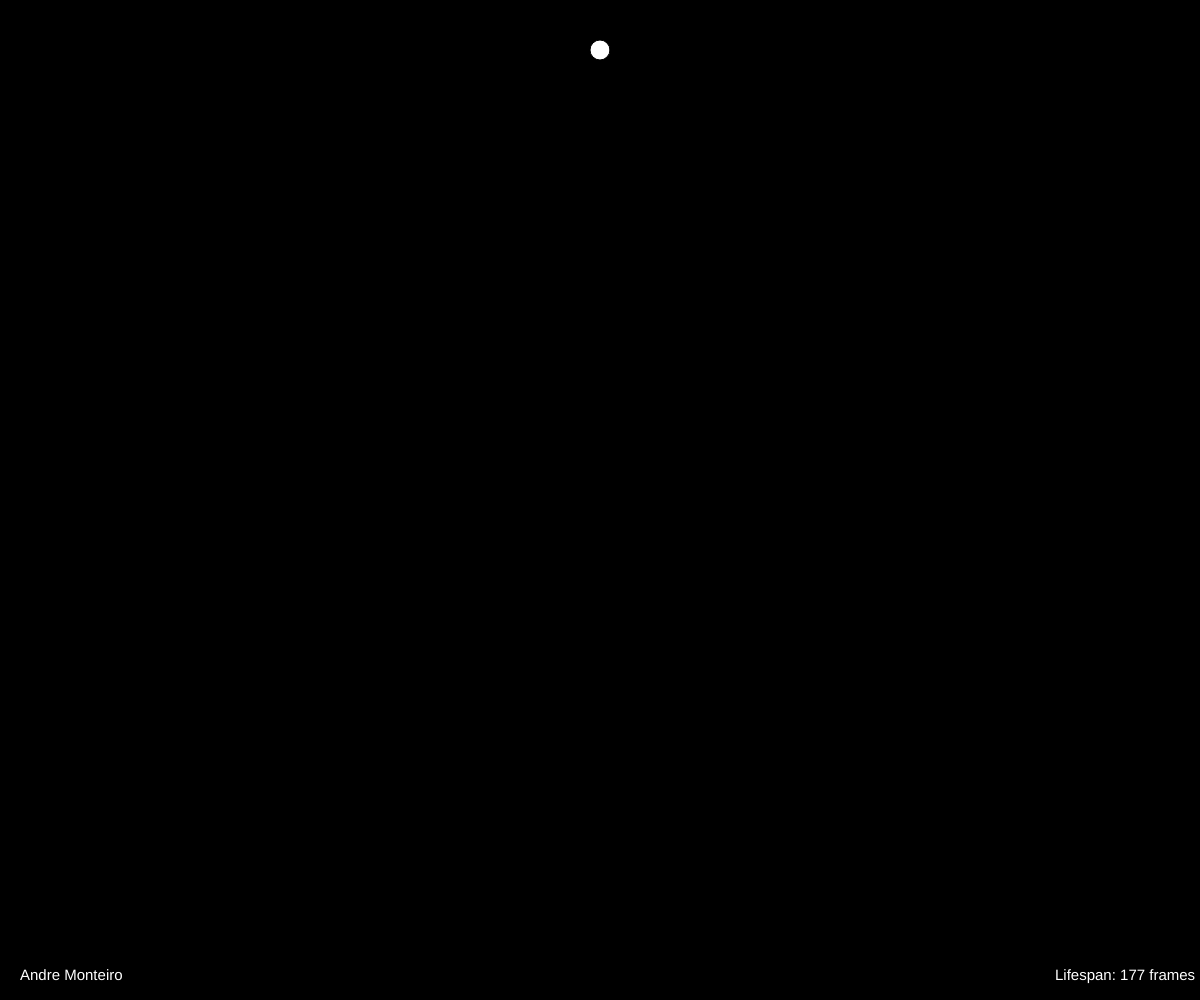
Frame 1 (no input)
Frame 60 (no input): identical to frame 1, image omitted
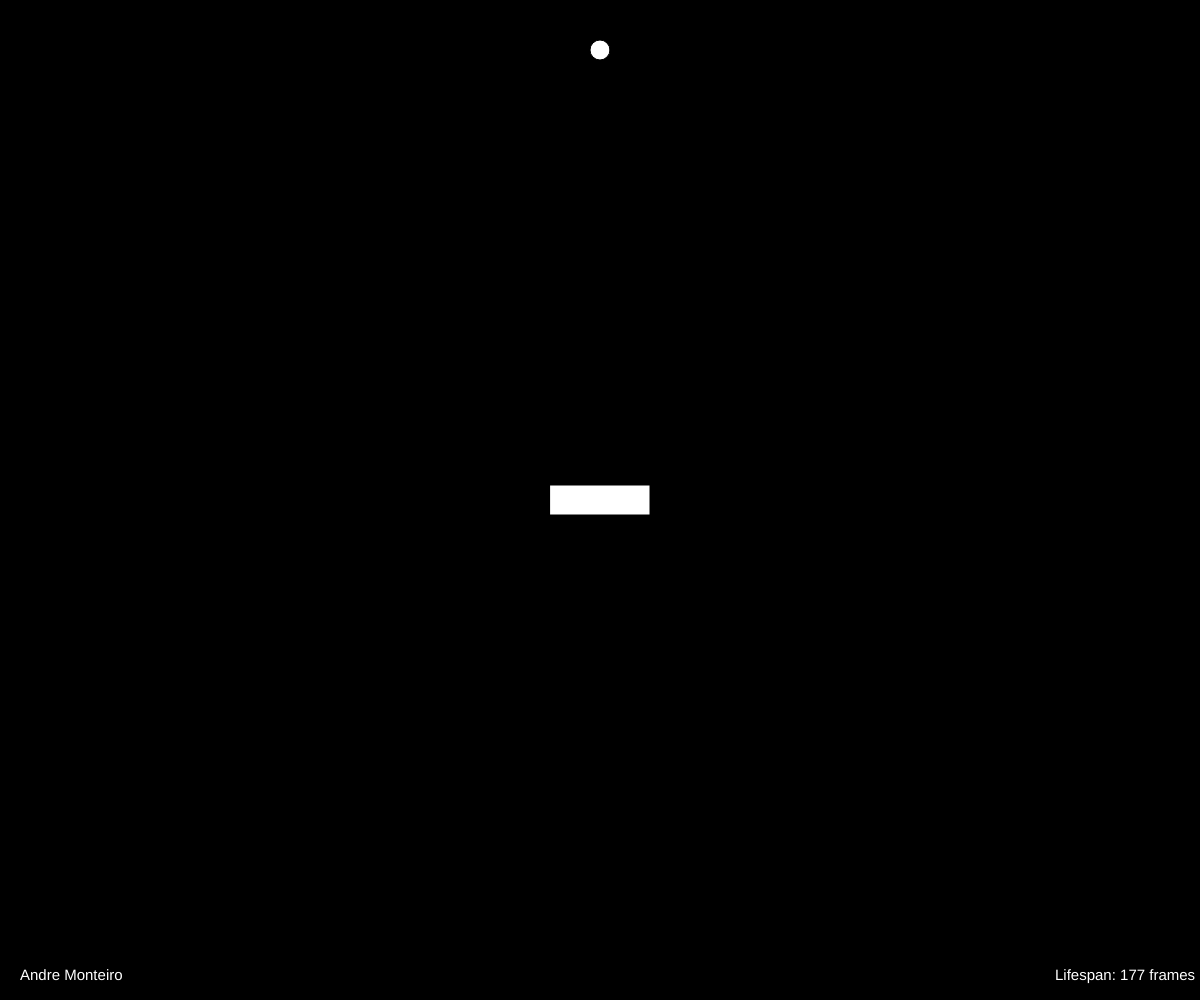
Frame 120 (the mouse pressed at the canvas centre since frame 60)

The p5.js sketch that drew these frames (run headless with seeded random() and noise() and a simulated clock; from frame 60 on, the mouse is pressed at the canvas centre):

// p5.js sketch
// ── sketch.js
var creatures = [];
var timer = 0;
var lifespan;
var popSize = 10;
var goal;
var gravity;
var mutability = 0.04;
var obstacles;
var replay = false;
var winner = [];
var c;
var speed = 0.5;
var counter = true;
var go = false;
var asap = true;
var gensPassed = 0;
var totalHighest = 0;
var species = true;

function setup() {
	createCanvas(windowWidth,windowHeight);
	lifespan = round(height/5.65);
	obstacles = [];
	gravity = createVector(0,0.025);
	goal = [width/2,50];
    for(var i = 0; i < popSize; i++){
        creatures.push(new Creature(width/2,height-50));    
    }
    frameRate(60);
}

function draw() {
    background(0);
    fill(255);
    ellipse(goal[0],goal[1],20,20);
    for(var i = 0; i < obstacles.length; i++){
        rect(obstacles[i][0],obstacles[i][1],obstacles[i][2],obstacles[i][3]);
    }
    if(replay === false){
        if(go === true){
            for(var i = 0; i < creatures.length; i++){
                if(asap === false){
                    creatures[i].display();
                    if(creatures[i].reached === false){
                        creatures[i].update(timer);
                    }
                } else {
                    for(var j = 0; j < lifespan; j++){
                        creatures[i].update(j);
                    }
                }
                if(dist(creatures[i].position.x,creatures[i].position.y,goal[0],goal[1]) < 18){
                    creatures[i].fitness = 1;
                    creatures[i].reached = true;
                    winner = creatures[i].vectors;
                    timer = 0;
                    replay = true;
                }
            }
            if(asap === false){
                timer++;
            } else {
                timer = lifespan;
            }
            fill(255);
            text("Running", width/2.2,height-20)
        }
        if(timer === lifespan){
            gensPassed++;
            var highest = 0;
            var lowest = 1;
            for(var i = 0; i < creatures.length; i++){
                    creatures[i].fitness = 1/dist(creatures[i].position.x,creatures[i].position.y,goal[0],goal[1]);
                    creatures[i].dead = true;
                    if(creatures[i].fitness > highest){
                        highest = creatures[i].fitness;
                    }
                    
                    if(creatures[i].fitness < lowest){
                        lowest = creatures[i].fitness;
                    }
            }
    
            for(var i = 0; i < creatures.length; i++){
                var r = random(lowest,highest);
                if(r < creatures[i].fitness && creatures[i].dead === true){
                    for(var k = 0; k < round(map(creatures[i].fitness,lowest,highest,1,15)); k++){
                        var dna = [];
                        for(var j = 0; j < creatures[i].vectors.length; j++){
                            var r1 = random(0,1);
                            if(r1 < mutability){
                                dna.push(createVector(random(-speed,speed),random(-speed,speed)));
                            } else {
                                dna.push(creatures[i].vectors[j]);
                            }
                        }
                        if(creatures.length < 225){
                            creatures.push(new Creature(width/2,height-50,dna));
                        }
                    }
                }
            }
            
            for(var i = creatures.length-1; i >= 0; i--){
                if(creatures[i].dead === true){
                    creatures.splice(i,1);
                }
            }
            if(highest > totalHighest){
                totalHighest = highest;    
            }
            
            timer = 0;
        }
        
        mousePressed = function(){
            obstacles.push( new Array(mouseX-50,mouseY-15,100,30) )    
        }
        
        keyTyped = function(){
            if(key == 'g'){
                go = true;
            } else if(key == 'z'){
                if(asap === true){
                    asap = false;
                } else {
                    asap = true;
                }
            }
        }
    } else {
        if(counter === true){
            timer = 0;
            c = new Creature(width/2,height-50,winner);
            counter = false;
        }
        c.display();
        c.update(timer);
        timer++;
        if(timer === lifespan){
            timer = 0;
            c.position.x = width/2;
            c.position.y = height-50;
            c.velocity.set(0,0);
            c.acceleration.set(0,0);
        }
    }
    keyPressed = function(){
        if(keyCode === UP_ARROW){
            lifespan += 5;
        } else if(keyCode === DOWN_ARROW){
            lifespan -= 5;
        }
    }
    fill(255);
    textSize(15);
    text("Lifespan: " + lifespan + " frames", width-145,height-20)
    text("Andre Monteiro", 20,height-20);
}
// ── creature.js
var Creature = function(x,y,vectors){
    this.position = createVector(x,y);
    this.velocity = createVector(0,0);
    this.acceleration = createVector(0,0);
    this.fitness;
    this.dead = false;
    this.reached = false;
    if(vectors === undefined){
        this.vectors = [];
        for(var i = 0; i < lifespan; i++){
            var v = createVector(random(-speed,speed),random(-speed,speed))
            this.vectors.push(v);
        }
    } else {
        this.vectors = vectors;
    }
    
    if(species === true){
        var sum = 0;
        
        for(var i = 0; i < this.vectors.length; i++){
            sum += this.vectors[i].x;    
            sum += this.vectors[i].y;
        }
        
        if(sum < -5){
            this.colors = [30,30,200];  
        } else if(sum < -3){
            this.colors = [200,200,20];  
        } else if(sum < -1){
            this.colors = [30,200,30];  
        } else if(sum < 2){
            this.colors = [200,30,30];  
        } else {
            this.colors = [200,20,200];
        }
    }
};

Creature.prototype.display = function(){
    if(species === false){
        fill(255,20,20,150);
    } else {
        fill(this.colors[0],this.colors[1],this.colors[2],150);
    }
    ellipse(this.position.x,this.position.y,20,20);
}

Creature.prototype.update = function(counting){
    this.acceleration.add(this.vectors[counting]);
    this.acceleration.add(gravity);
    if(this.position.y > height-10){
        this.velocity.y *= -1;
    }

    if(this.position.x < 10 || this.position.x > width-10){
        this.velocity.x *= -1;
    }
    if(this.position.y > height-11){
        this.position.y = height-11;    
    }
    for(var i = 0; i < obstacles.length; i++){
        if(this.position.y-10 < obstacles[i][1]+obstacles[i][3] && this.position.x + 10 > obstacles[i][0] && this.position.x-10 < obstacles[i][0] + obstacles[i][2] && this.position.y+10 > obstacles[i][1]){
            this.velocity.y *= -1.01;    
        }
        
        
        if(this.position.x-10 < obstacles[i][0]+obstacles[i][2] && this.position.y + 10 > obstacles[i][1] && this.position.y-10 < obstacles[i][1] + obstacles[i][3]  && this.position.x+10 > obstacles[i][0]){
            this.velocity.x *= -1.01;
        }
    }
    this.velocity.add(this.acceleration);
    this.position.add(this.velocity);
    this.acceleration.set(0,0);
}
